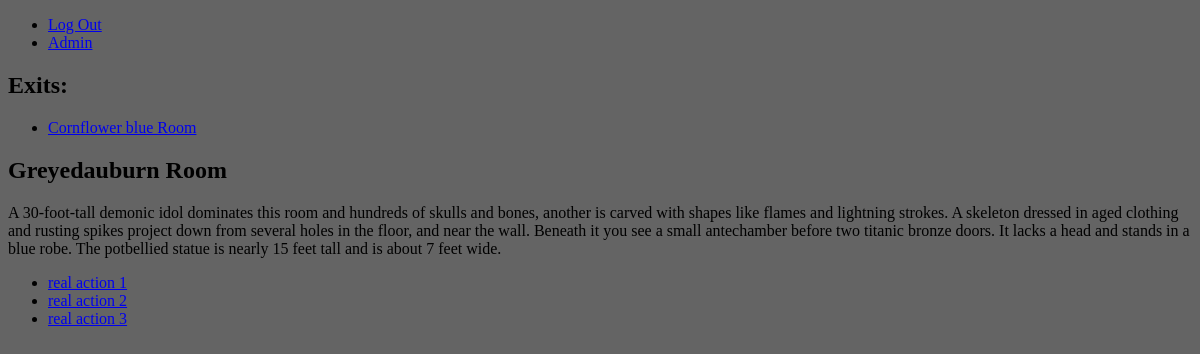
The app's page /rooms/greyedauburn/ (signed in), older data.
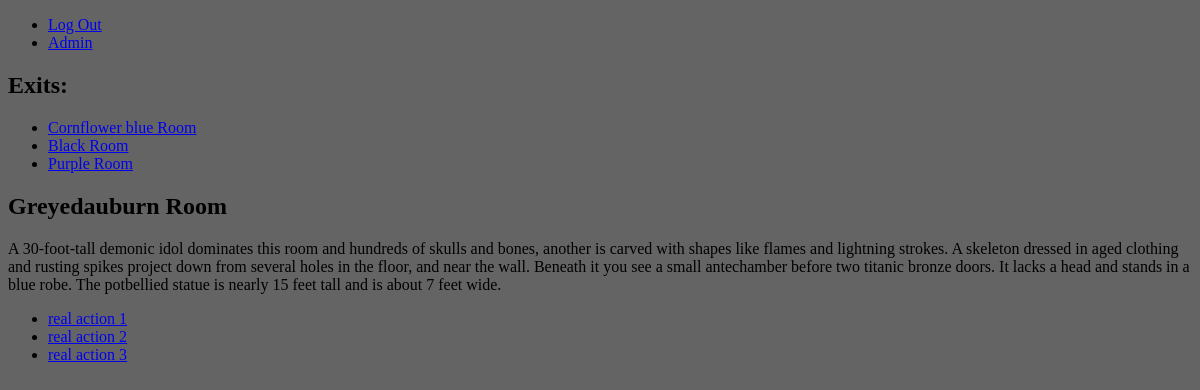
The same page, newer data.
### mapBuilder/models.py (models this page shows, shortened)
class Room(models.Model):
    name = models.CharField(max_length=200)
    url = models.URLField(max_length=200)
    exits = models.ManyToManyField('self', symmetrical=True)
    pub_date = models.DateTimeField(default=now,blank=True)
    description = models.CharField(max_length=600)
    colorName = models.CharField(max_length=200)
    status = models.CharField(max_length=200)
    colorHex = ColorField(default='#222222')
    colorSlug = models.SlugField(null=True)
    class Meta:
        unique_together = ["id", "url"]

### mapBuilder/views.py (the view)
# urls.py: path('<slug:colorSlug>/', views.RoomDetailView.as_view(), name='room'),
class RoomDetailView(LoginRequiredMixin, ActionMixin, DetailView):
    model = Room
    template_name = 'mapBuilder/room.html'
    query_pk_and_slug = True
    slug_url_kwarg = 'colorSlug'
    slug_field = 'colorSlug'
    actions = [{
        "url": "#",
        "text": "real action 1",
    }, {
        "url": "#",
        "text": "real action 2",
    }, {
        "url": "#",
        "text": "real action 3",
    }, ]

### Grotto/views.py (called while the page is built)
    def get_context_data(self, **kwargs):
        context = super().get_context_data(**kwargs)
        context.update({"actions": self.actions})
        return context

### templates/mapBuilder/room.html (shortened to what this page needs)
{% extends "base.html" %}
{% block body_class %}
  room {{ object.colorName }}
{% endblock %}
{% block body_style %}
  background-color:{{object.colorHex}}
{% endblock %}
{% block sidebar %}
  <sidebar>
    <h2>Exits:</h2>
    <ul class="exits">
      {% for exit in object.exits.all %}
        <li><a href="{% url 'mapBuilder:room' exit.colorSlug %}">{{exit.name}}</a></li>
      {% endfor %}
    </ul>
  </sidebar>
{% endblock %}
{% block content %}
  <h2>{{object.name}}</h2>
  <p class="description">
    {{ object.description }}
  </p>
{% endblock %}

Row changes from the older to the newer data that the page shows:
added Room: name "Black Room"
added Room: name "Purple Room"
